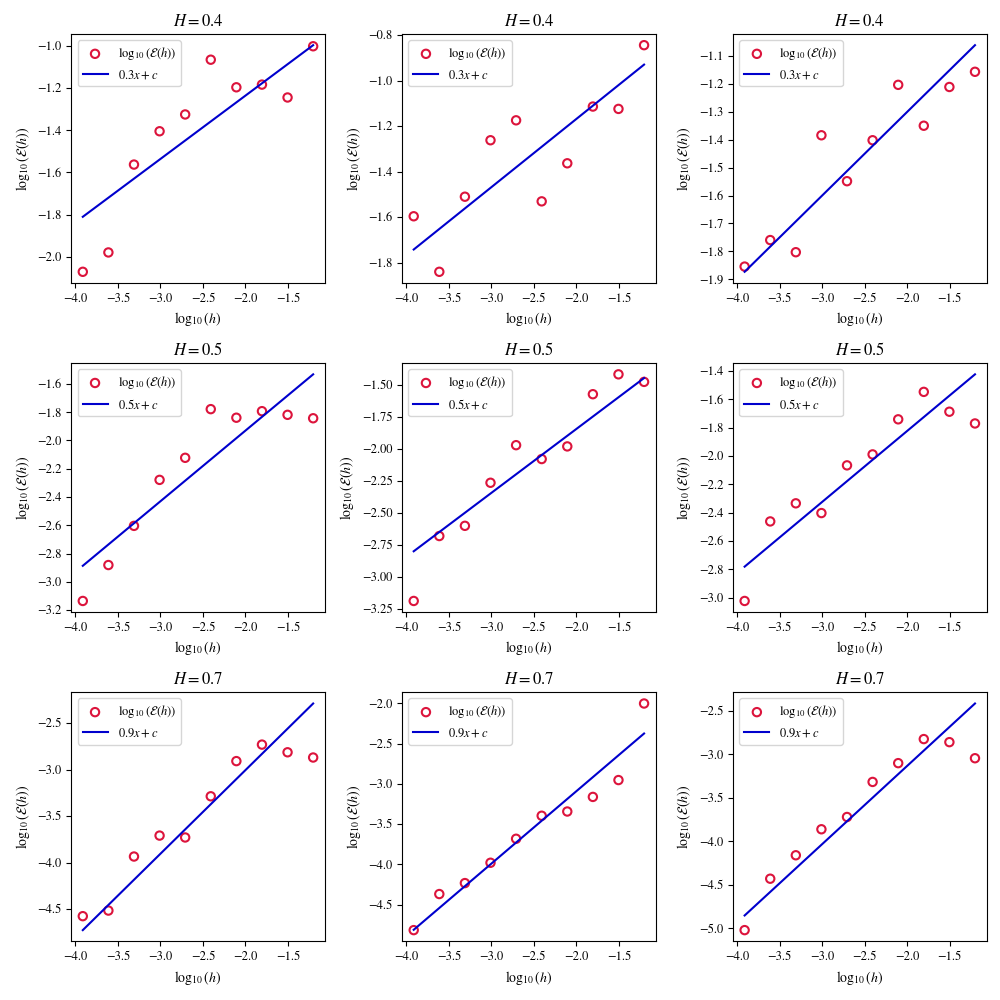

The script that saved this image:
from fbm import FBM
import numpy as np
import matplotlib.pyplot as plt
import matplotlib.markers as mkr

import sys
sys.path.append('../../../NeuralSDEs')

from stoch_rk import StochRK
import plotting_params
plotting_params.set_plotting_params(9, 10, 12)

def get_2d_fbm(n, H = 0.75, length = 0.25):
    f = FBM(n=n, hurst=H, length=length, method='daviesharte')
    X1 = f.fbm()
    X2 = f.fbm()
    return np.array([[a, b] for a, b in zip(X1, X2)])

def get_error(y_exact, y_vals):
    T = 0.25
    t = np.linspace(0, 0.25, len(y_vals))
    t_exact = np.linspace(0, 0.25, len(y_exact))
    true_vals = np.interp(t, t_exact, y_exact)
    return np.max(np.abs(true_vals - y_vals))

def plot(f, method, H, ax):
    rate = 2 * H - 0.5
    T = 0.25
    n = int(T * 2 ** 16)
    X = get_2d_fbm(n, H=H)
    y_exact = method.run([1], f, X)
    y_exact = np.array(y_exact).flatten()

    h = [2 ** (-i) for i in range(4, 14)]
    error = []
    for h_ in h:
        step = int(n * h_)
        y_vals = method.run([1], f, X[::step])
        y_vals = np.array(y_vals).flatten()
        error.append(get_error(y_exact, y_vals))

    x = np.log10(h)
    y = np.log10(error)
    dx = np.array([x[0], x[-1]])

    intercept = np.mean(y) - rate * np.mean(x)
    ax.scatter(x, y, marker=mkr.MarkerStyle('o', fillstyle='none'), color='crimson')
    ax.plot(dx, rate * dx + intercept, color='mediumblue')
    ax.legend([r'$\log_{10}(\mathcal{E}(h))$', str(np.round(rate,1)) + r'$x + c$'])
    ax.set_xlabel(r'$\log_{10}(h)$')
    ax.set_ylabel(r'$\log_{10}(\mathcal{E}(h))$')
    ax.set_title(r'$H = $' + str(np.round(H,1)))

if __name__ == "__main__":
    H = [0.4, 0.5, 0.7]

    heun = StochRK([[0,0,0],
                    [1/3,0,0],
                    [0,2/3,0]],
                   [1/4,0,3/4], "Heun")

    def f(y):
        return [np.cos(y[0]), np.sin(y[0])]


    fig, ax = plt.subplots(3, 3, figsize = (10,10))
    for i in range(3):
        for j in range(3):
            plot(f, heun, H[i], ax[i][j])

    plt.tight_layout()
    plt.savefig("rde_example.png")
    plt.savefig("rde_example.pdf")
